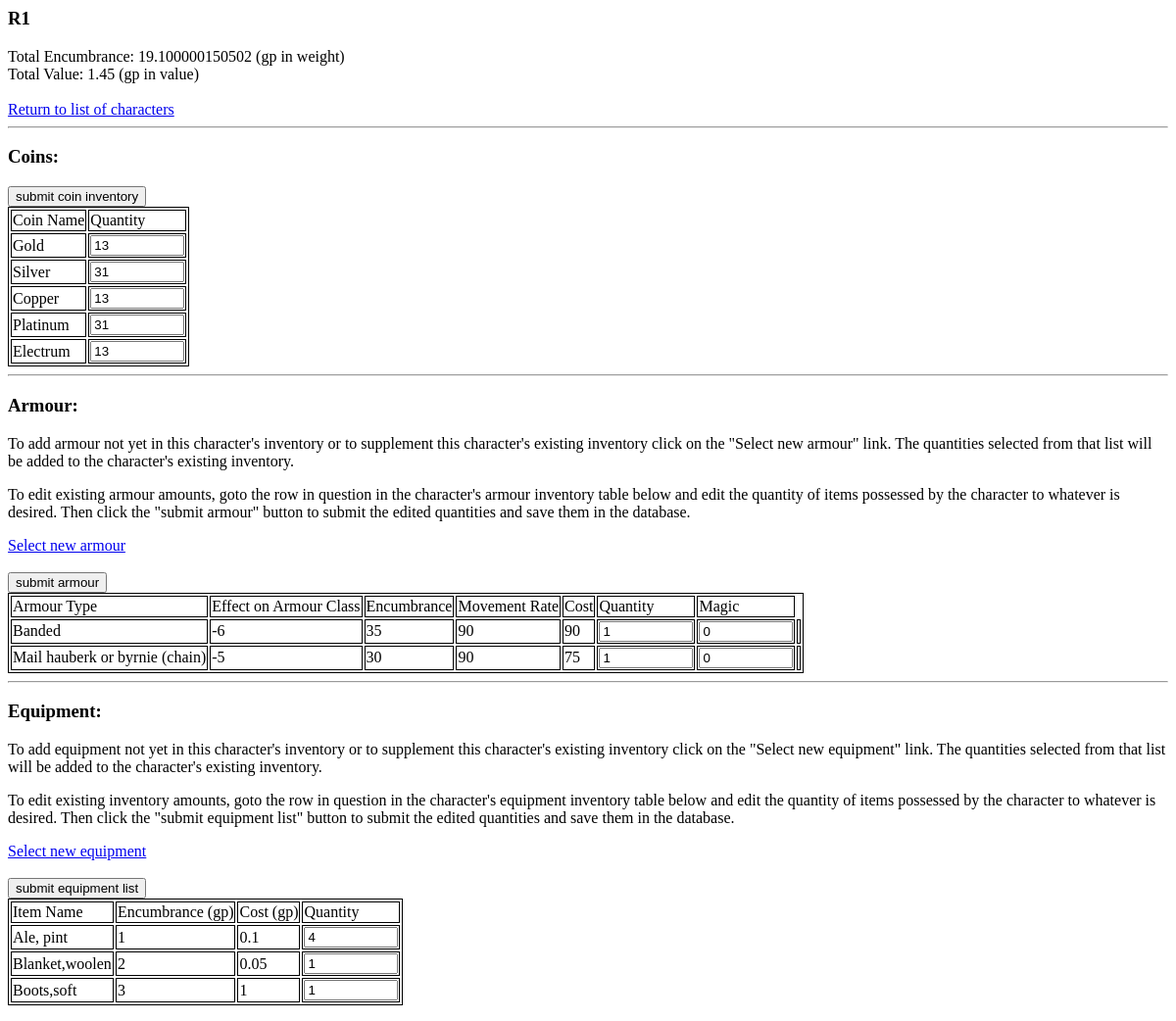
The app's page /osric_character_tools/equipcharacter.php?CharacterId=45, older data.
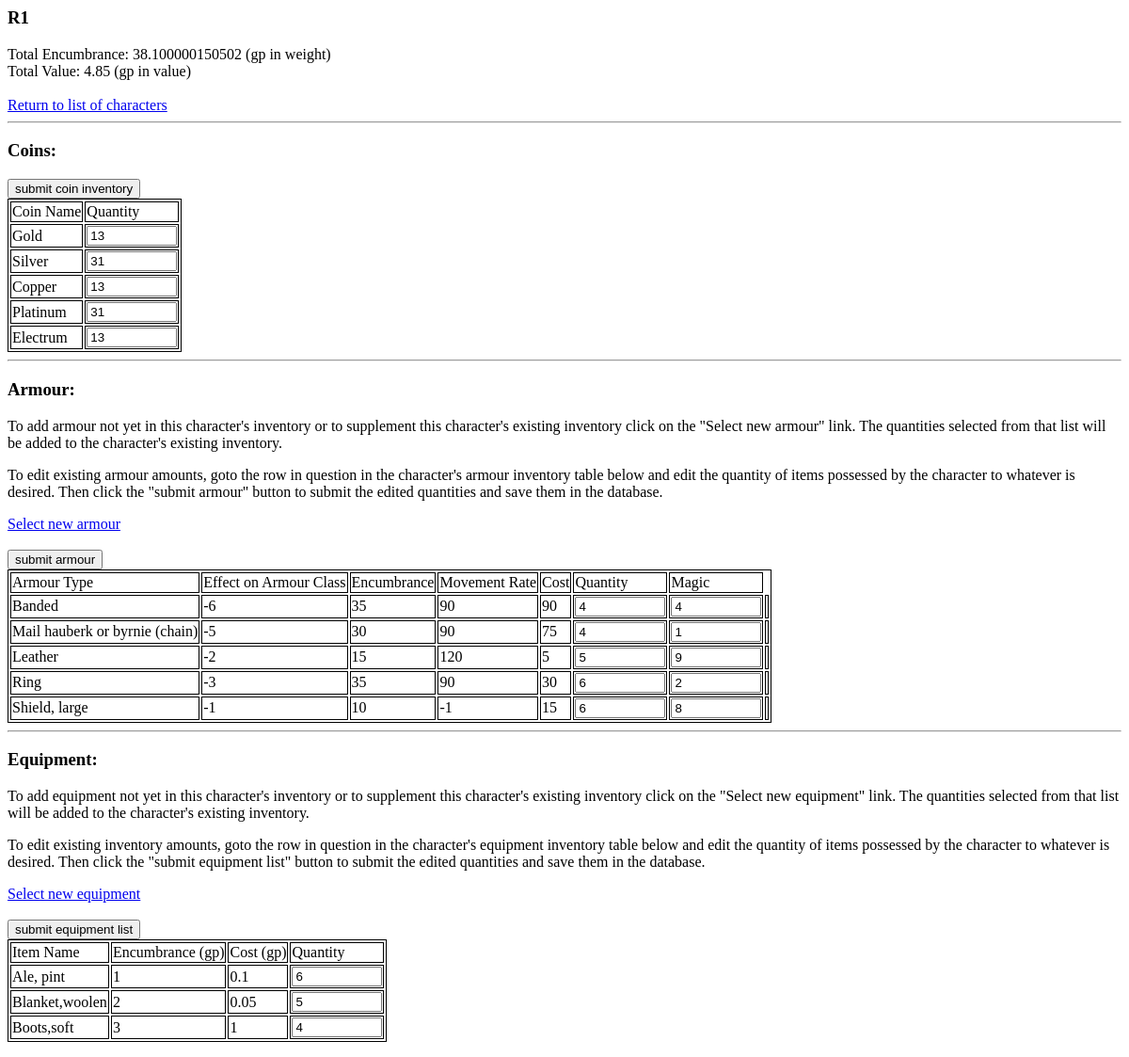
The same page, newer data.
### tables this page shows
CREATE TABLE IF NOT EXISTS `characters` (
  `CharacterName` varchar(255) NOT NULL,
  `CharacterGender` int(11) NOT NULL,
  `CharacterAge` float NOT NULL,
  `CharacterHeight` float NOT NULL,
  `CharacterWeight` float NOT NULL,
  `CharacterId` bigint(20) unsigned NOT NULL AUTO_INCREMENT,
  `CharacterAlignment` int(11) NOT NULL,
  `RaceId` bigint(20) NOT NULL,
  PRIMARY KEY (`CharacterId`)
);

CREATE TABLE IF NOT EXISTS `character_coins` (
  `CharacterId` bigint(20) NOT NULL,
  `CoinId` bigint(20) NOT NULL,
  `Quantity` int(11) NOT NULL,
  PRIMARY KEY (`CharacterId`,`CoinId`)
);

CREATE TABLE IF NOT EXISTS `coins` (
  `CoinId` bigint(20) unsigned NOT NULL AUTO_INCREMENT,
  `CoinName` varchar(16) NOT NULL,
  `CoinValueInGoldCoins` float NOT NULL,
  `CoinEncumbranceInLbs` float NOT NULL,
  PRIMARY KEY (`CoinId`),
  UNIQUE KEY `CoinId` (`CoinId`)
);

CREATE TABLE IF NOT EXISTS `character_armour` (
  `CharacterId` bigint(20) NOT NULL,
  `ArmourId` bigint(20) NOT NULL,
  `Quantity` int(11) NOT NULL,
  `ArmourMagic` int(11) NOT NULL DEFAULT '0',
  `EquipmentStatus` int(11) NOT NULL DEFAULT '1',
  KEY `CharacterId` (`CharacterId`,`ArmourId`)
);

CREATE TABLE IF NOT EXISTS `armour` (
  `ArmourId` bigint(20) NOT NULL AUTO_INCREMENT,
  `ArmourType` varchar(32) DEFAULT NULL,
  `ArmourEncumbrance` float NOT NULL,
  `ArmourMovementRate` float NOT NULL,
  `ArmourEffectOnArmourClass` int(11) NOT NULL,
  `ArmourCost` float NOT NULL,
  PRIMARY KEY (`ArmourId`)
);

CREATE TABLE IF NOT EXISTS `character_items` (
  `CharacterId` bigint(20) NOT NULL,
  `ItemId` bigint(20) NOT NULL,
  `Quantity` int(11) NOT NULL,
  PRIMARY KEY (`CharacterId`,`ItemId`)
);

CREATE TABLE IF NOT EXISTS `items` (
  `ItemName` varchar(64) DEFAULT NULL,
  `ItemEncumbrance` float NOT NULL,
  `ItemCost` float NOT NULL,
  `ItemId` bigint(20) unsigned NOT NULL AUTO_INCREMENT,
  UNIQUE KEY `ItemId` (`ItemId`)
);

### osric_character_tools/inc/charactertblfuncs.inc (called while the page is built, shortened)
<?php
function getCharacter($cxn,$characterId)
{
	if($characterId == -1)
	{
		$row['CharacterName'] = "Dummy";
		$row['CharacterGender'] = "1";
		$row['CharacterAge'] = "42";
		$row['CharacterHeight'] = "65";
	}
	else
	{
		$query = sprintf("SELECT * FROM `characters` WHERE CharacterId='%s'",$characterId);
		$result = mysqli_query($cxn,$query) or die("Couldn't execute query.");
		$row = mysqli_fetch_assoc($result);
	}
	return $row;
}
?>

### osric_character_tools/inc/characterInventory.inc (called while the page is built, shortened)
<?php
function getTotalItemEncumbrance($cxn, $characterId)
{
	$query = "SELECT SUM(e.TotalItemEncumbrance) AS TotalEncumbrance FROM (SELECT (i.ItemEncumbrance * ci.Quantity) AS TotalItemEncumbrance FROM character_items ci INNER JOIN items i ON ci.ItemId = i.ItemId WHERE ci.CharacterId = '{$characterId}') AS e";
	$result = mysqli_query($cxn,$query) or die("Couldn't execute getTotalEncumbrance query.");
	$row = mysqli_fetch_assoc($result);
	return $row['TotalEncumbrance'];
}
function getTotalCoinEncumbrance($cxn, $characterId)
{
    $query = "SELECT SUM(e.TotalCoinEncumbrance) AS TotalEncumbrance FROM (SELECT (c.CoinEncumbranceInLbs * cc.Quantity) AS TotalCoinEncumbrance FROM character_coins cc INNER JOIN coins c ON cc.CoinId = c.CoinId WHERE cc.CharacterId = '{$characterId}') AS e";
    $result = mysqli_query($cxn,$query) or die("Couldn't execute getTotalCoinEncumbrance.");
    $row = mysqli_fetch_assoc($result);
    return $row['TotalEncumbrance'];
}
function getTotalCost($cxn, $characterId)
{
	$query = "SELECT SUM(e.TotalItemCost) AS TotalCost FROM (SELECT (ci.Quantity * i.ItemCost) AS TotalItemCost FROM character_items ci INNER JOIN items i ON ci.ItemId = i.ItemId WHERE ci.CharacterId = '{$characterId}') AS e";
	$result = mysqli_query($cxn,$query) or die("Couldn't execute getTotalCost query.");
	$row = mysqli_fetch_assoc($result);
	return $row['TotalCost'];
}
?>

### osric_character_tools/equipcharacter.php (the view, shortened to what this page needs)
<?php
include("./inc/misc.inc");
include("./inc/characterInventory.inc");
include("./inc/charactertblfuncs.inc");
$characterId = $_REQUEST['CharacterId'];
$cxn = mysqli_connect($host,$user,$passwd,$dbname) or die("Couldn't connect to server");
$character = getCharacter($cxn,$characterId);
$characterName = $character['CharacterName'];
$totalItemEncumbrance = getTotalItemEncumbrance($cxn,$characterId);
$totalCoinEncumbrance = getTotalCoinEncumbrance($cxn,$characterId);
$totalEncumbrance = $totalItemEncumbrance + $totalCoinEncumbrance;
$totalValue = getTotalCost($cxn,$characterId);
?>
<html>
<link rel="stylesheet" type="text/css" href="./css/class.css" />
<body>
<form action="editCharacterInventory.php" method="POST">
<?php
echo "<h3>{$characterName}</h3>\n";
echo "Total Encumbrance: \n";
echo "{$totalEncumbrance} (gp in weight)";
echo "<br/>\n";
echo "Total Value: \n";
$totalValueStr = sprintf("%01.2f",$totalValue);
echo "{$totalValueStr} (gp in value)";
echo "<br/>\n<br/>\n";
echo "<a href='characters.php'>Return to list of characters</a>\n";
echo "<hr/>\n";
echo "<h3>Coins:</h3>\n";
echo "<div><input type='submit' value='submit coin inventory'/></div>\n";
echo "<table id='osric_character_coins'>\n";
echo "<tr><td>Coin Name</td><td>Quantity</td></tr>\n";
$query = "SELECT * FROM character_coins cc INNER JOIN coins c on cc.CoinId = c.CoinId WHERE cc.CharacterId = $characterId";
$result = mysqli_query($cxn,$query) or die("Couldn't execute query.");
while($row = mysqli_fetch_assoc($result))
{
    echo "<tr>";
    echo "<td>{$row['CoinName']}</td>";
    $coinId = $row['CoinId'];
	if($row['Quantity']){
		$coinQuantity = $row['Quantity'];
	}
	else {
		$coinQuantity = 0;
	}
	echo "<td><input type='number' min='0' max='9999999' name='editedCoin{$coinId}' value='{$coinQuantity}'></input></td>";
    echo "</tr>\n";
}
echo "</table>\n";
echo "<hr/>\n";
echo "<h3>Armour:</h3>\n";
echo "<p>To add armour not yet in this character's inventory or to supplement this character's existing inventory click on the \"Select new armour\" link.  The quantities selected from that list will be added to the character's existing inventory.</p>\n";
echo "<p>To edit existing armour amounts, goto the row in question in the character's armour inventory table below and edit the quantity of items possessed by the character to whatever is desired.  Then click the \"submit armour\" button to submit the edited quantities and save them in the database.</p>\n";
echo "<div><a href='selectarmour.php?CharacterId={$characterId}'>Select new armour</a></div>";
echo "<br/>\n";
echo "<div><input type='submit' value='submit armour'/></div>\n";
echo "<table id='osric_character_armour'>\n";
echo "<tr><td>Armour Type</td><td>Effect on Armour Class</td><td>Encumbrance</td><td>Movement Rate</td><td>Cost</td><td>Quantity</td><td>Magic</td></tr>\n";
$query = "SELECT * FROM character_armour ca INNER JOIN armour a ON ca.ArmourId = a.ArmourId WHERE ca.CharacterId = $characterId";
$result = mysqli_query($cxn,$query) or die("Couldn't execute query.");
$armourQuantity = 0;
$i = 0;
while($row = mysqli_fetch_assoc($result))
{
    echo "<tr>";
	echo "<td>{$row['ArmourType']}</td>";
	echo "<td>{$row['ArmourEffectOnArmourClass']}</td>";
    echo "<td>{$row['ArmourEncumbrance']}</td>";
    echo "<td>{$row['ArmourMovementRate']}</td>";
	echo "<td>{$row['ArmourCost']}</td>";
    $armourId = $row['ArmourId'];
	if($row['Quantity']){
		$armourQuantity = $row['Quantity'];
	}
	else {
		$armourQuantity = 0;
	}
    $armourMagic = $row['ArmourMagic'];
	echo "<td><input type='number' min='0' max='9999999' name='armour[{$i}][quantity]' value='{$armourQuantity}'></input></td>";
    echo "<td><input type='number' min='0' max='9999999' name='armour[{$i}][armourMagic]' value='{$armourMagic}'></input></td>";
    echo "<td><input type='hidden' min='0' max='9999999' name='armour[{$i}][armourId]' value='{$armourId}'></input></td>";
    echo "</tr>\n";
    $i = $i + 1;
}
echo "</table>\n";
echo "<hr/>\n";
echo "<h3>Equipment:</h3>";
echo "<p>To add equipment not yet in this character's inventory or to supplement this character's existing inventory click on the \"Select new equipment\" link.  The quantities selected from that list will be added to the character's existing inventory.</p>";
echo "<p>To edit existing inventory amounts, goto the row in question in the character's equipment inventory table below and edit the quantity of items possessed by the character to whatever is desired.  Then click the \"submit equipment list\" button to submit the edited quantities and save them in the database.</p>";
echo "<div><a href='selectequipment.php?CharacterId={$characterId}'>Select new equipment</a></div>";
echo "<br/>";
echo "<div><input type='submit' value='submit equipment list'/></div>";
echo "<table id='osric_character_equipment'>";
echo "<tr><td>Item Name</td><td>Encumbrance (gp)</td><td>Cost (gp)</td><td>Quantity</td></tr>";
$query = "SELECT * FROM character_items ci INNER JOIN items i ON ci.ItemId = i.ItemId WHERE ci.CharacterId = $characterId";
$result = mysqli_query($cxn,$query) or die("Couldn't execute query.");
$itemQuantity = 0;
while($row = mysqli_fetch_assoc($result))
{
	echo "<tr>";
	echo "<td>{$row['ItemName']}</td>";
	echo "<td>{$row['ItemEncumbrance']}</td>";
	echo "<td>{$row['ItemCost']}</td>";
	$itemId = $row['ItemId'];
	if($row['Quantity']){
		$itemQuantity = $row['Quantity'];
	}
	else {
		$itemQuantity = 0;
	}
	echo "<td><input type='number' min='0' max='9999999' name='editedItem{$itemId}' value='{$itemQuantity}'></input></td>";
	echo "</tr>";
}
echo "</table>";
?>
</form>
</body>
</html>

### osric_character_tools/css/class.css (style rules this page uses)
table,td { border: 1px solid black; }

Row changes from the older to the newer data that the page shows:
changed character_armour "Banded": Quantity "1" → "4"; ArmourMagic "0" → "4"
changed character_armour "Mail hauberk or byrnie (chain)": Quantity "1" → "4"; ArmourMagic "0" → "1"
added character_armour: ArmourId.ArmourType "Leather", ArmourId.ArmourEffectOnArmourClass "-2", ArmourId.ArmourEncumbrance "15", ArmourId.ArmourMovementRate "120", ArmourId.ArmourCost "5", Quantity "5", ArmourMagic "9"
added character_armour: ArmourId.ArmourType "Ring", ArmourId.ArmourEffectOnArmourClass "-3", ArmourId.ArmourEncumbrance "35", ArmourId.ArmourMovementRate "90", ArmourId.ArmourCost "30", Quantity "6", ArmourMagic "2"
added character_armour: ArmourId.ArmourType "Shield, large", ArmourId.ArmourEffectOnArmourClass "-1", ArmourId.ArmourEncumbrance "10", ArmourId.ArmourMovementRate "-1", ArmourId.ArmourCost "15", Quantity "6", ArmourMagic "8"
changed character_items "Ale, pint": Quantity "4" → "6"
changed character_items "Blanket,woolen": Quantity "1" → "5"
changed character_items "Boots,soft": Quantity "1" → "4"
Text that changed along with them:
$totalEncumbrance: "19.100000150502" → "38.100000150502"
$totalValueStr: "1.45" → "4.85"
